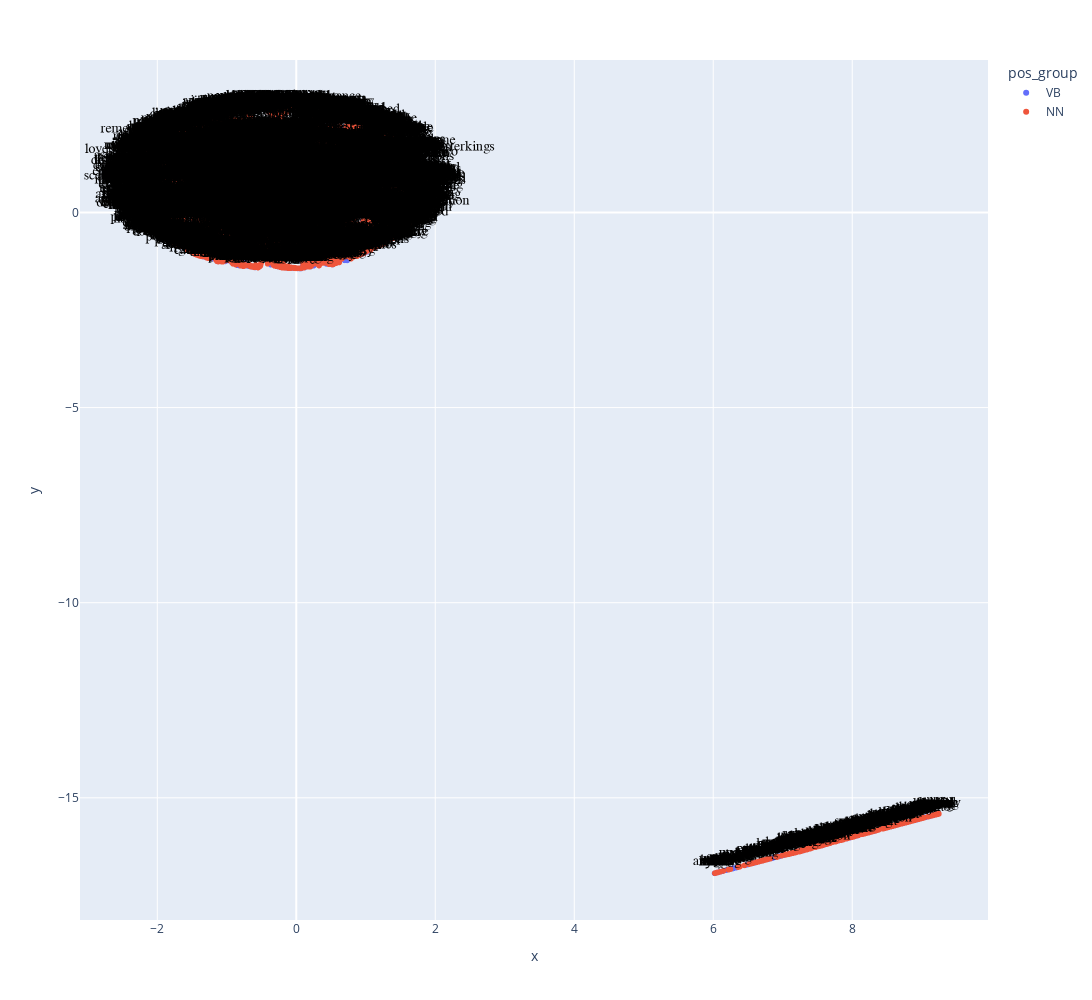

The cell this chart's notebook holds for it:
### Code cell
# tsne plot

# Visualize

px.scatter(VOCAB_W2V.reset_index(), 'x', 'y', 
           text='term_str', 
           color='pos_group', 
           hover_name='term_str',          
           height=1000, width=1200).update_traces(
                mode='markers+text', 
                textfont=dict(color='black', size=14, family='Arial'),
                textposition='top center')

### Figure 1 — Plotly figure (JSON) as saved in the notebook; plotly's stock layout.template omitted (floating-point values rounded to 4 significant figures; data arrays with more than 128 entries replaced by an {"elided": "..."} marker saying what was removed)
{"data": [{"hovertemplate": "<b>%{hovertext}</b><br><br>pos_group=VB<br>x=%{x}<br>y=%{y}<br>term_str=%{text}<extra></extra>", "hovertext": {"elided": "5059 str values"}, "legendgroup": "VB", "marker": {"color": "#636efa", "symbol": "circle"}, "mode": "markers+text", "name": "VB", "showlegend": true, "text": {"elided": "5059 str values"}, "textfont": {"color": "black", "family": "Arial", "size": 14}, "textposition": "top center", "type": "scattergl", "x": {"elided": "5059 float values"}, "xaxis": "x", "y": {"elided": "5059 float values"}, "yaxis": "y"}, {"hovertemplate": "<b>%{hovertext}</b><br><br>pos_group=NN<br>x=%{x}<br>y=%{y}<br>term_str=%{text}<extra></extra>", "hovertext": {"elided": "9639 str values"}, "legendgroup": "NN", "marker": {"color": "#EF553B", "symbol": "circle"}, "mode": "markers+text", "name": "NN", "showlegend": true, "text": {"elided": "9639 str values"}, "textfont": {"color": "black", "family": "Arial", "size": 14}, "textposition": "top center", "type": "scattergl", "x": {"elided": "9639 float values"}, "xaxis": "x", "y": {"elided": "9639 float values"}, "yaxis": "y"}], "layout": {"height": 1000, "legend": {"title": {"text": "pos_group"}, "tracegroupgap": 0}, "margin": {"t": 60}, "width": 1200, "xaxis": {"anchor": "y", "autorange": true, "domain": [0, 1], "range": [-3.107, 9.948], "title": {"text": "x"}, "type": "linear"}, "yaxis": {"anchor": "x", "autorange": true, "domain": [0, 1], "range": [-18.13, 3.907], "title": {"text": "y"}, "type": "linear"}}}
